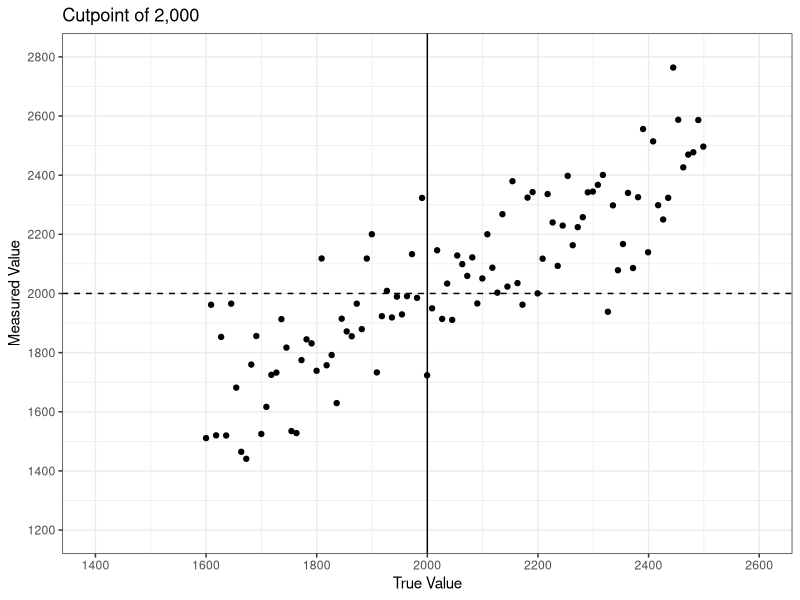
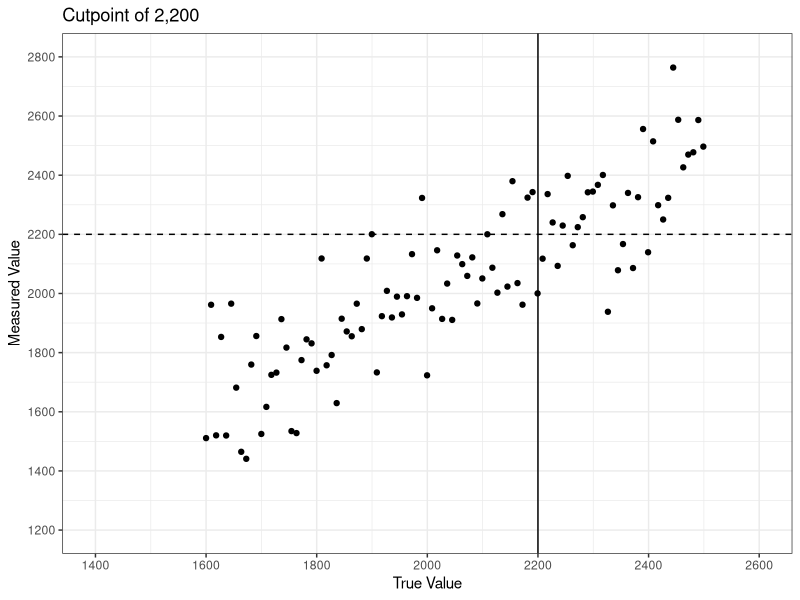

Write the R code that produced these figures, in order. (Note: this script raises an error after producing the figures.)
## ---- chunk 1
knitr::opts_chunk$set(echo = TRUE)
library(ggplot2)
library(tidyverse)
## ---- chunk 2
# options(scipen = 0, digits = 4) # decimal place options
set.seed(30308)
N <- 100 # sample size
pop <- tibble(
  E <- seq(from = 1600, to = 2499, length.out = 100), 
  Eerror <- rnorm(100, mean = 0, sd = 150), 
  Eprime <- E + Eerror, 
  E_high <- ifelse(E > 2200, 1, 0), 
  Eprime_high <- ifelse(Eprime > 2200,1, 0), 
  E_mis <- ifelse(E_high != Eprime_high, 1, 0),
  D <- rbinom(n = N, size = 1, p = plogis(-10 + 0.004*E)) 
  )

colnames(pop) <- c('E', 'Eerror', 'Eprime', 'E_high', 'Eprime_high', 'E_mis','D')
 

sp1 <- ggplot(pop, aes(x = E, y = Eprime)) + geom_point() + scale_x_continuous(limits = c(1400, 2600), breaks = seq(1400,2600, 200)) + scale_y_continuous(limits = c(1200, 2800), breaks = seq(1200,2800, 200)) + theme_bw()

Figure1a <- sp1 + labs(title = "Cutpoint of 2,000", x = "True Value", y = "Measured Value") + geom_vline(xintercept = 2000) + geom_hline(yintercept = 2000, linetype = "dashed") 
Figure1a


Figure1b <- sp1 + labs(title = "Cutpoint of 2,200", x = "True Value", y = "Measured Value") + geom_vline(xintercept = 2200) + geom_hline(yintercept = 2200, linetype = "dashed")
Figure1b

# seeing how the distribution looks if the scales are equal
# ggplot(pop, aes(x = E, y = Eprime)) + geom_point() + scale_x_continuous(limits = c(1200, 2800), breaks = seq(1200,2800, 200)) + scale_y_continuous(limits = c(1200, 2800), breaks = seq(1200,2800, 200)) + theme_bw() + labs(title = "Cutpoint of 2,200", x = "True Value", y = "Measured Value") + geom_vline(xintercept = 2200) + geom_hline(yintercept = 2200, linetype = "dashed")
## ---- chunk 3
# expected probability of disease 
prob_D <- glm(D ~ E, data = pop, family = binomial)
expected_pD <- predict(prob_D, pop, type = "response")

# probability of misclassification
E_diff <- abs(E-2200)
pop$a <- 1 - pnorm(E_diff, 0, 150)
# ggplot(pop, aes(x = E, y = a))+ geom_line() + geom_vline(xintercept = 2200) + theme_bw()

# Figure 2
ggplot(pop, aes(x = E)) + geom_line(aes(y = expected_pD)) + geom_line(aes(y = a), linetype = 2) + geom_vline(xintercept = 2200) + theme_bw() + labs(title = "Fig 2. Prob of misclassification (dashed) & prob of disease (solid)", x = "True Value", y = "Probability")

# expected probability of disease p as a quadratic function of E
pop$expected_pD_quad <- 6.592 - 0.00673*E + 0.00000172*(E**2)

# Figure 3:
ggplot(pop, aes(x = E)) + geom_line(aes(y = expected_pD_quad)) + geom_line(aes(y = a), linetype = 2) + geom_vline(xintercept = 2200) + theme_bw() + labs(title = "Fig 3. Prob of misclassification (dashed) & prob of disease, quadratic term (solid)", x = "True Value", y = "Probability")
## ---- chunk 4
# probability of misclassification, varied SD to match simulation conditions
pop$a100 <- 1 - pnorm(E_diff, 0, 100)
pop$a300 <- 1 - pnorm(E_diff, 0, 300)
pop$a500 <- 1 - pnorm(E_diff, 0, 500)
ggplot(pop, aes(x = E)) + geom_line(aes(y = expected_pD), color = "darkgrey") + geom_line(aes(y = a), linetype = 2) + geom_line(aes(y = a100), color = "green") + geom_line(aes(y = a300), color = "green3") + geom_line(aes(y = a500), color = "darkgreen") + geom_vline(xintercept = 2200) + theme_bw() + labs(title = "Prob of misclassification & prob of disease (solid)", x = "True Value", y = "Probability")

## ---- chunk 5
flegal_sim <- function(N, min, max, cutpt, a, b, sigma, sims){
# True exposure
E <- seq(from = min, to = max, length.out = N) 

  # initialize variables that we want to keep
  Se_all <- c()
  Se_D1 <- c()
  Se_D0 <- c()
  Sp_all <- c()
  Sp_D1 <- c()
  Sp_D0 <- c()
  RR_true <- c()
  RR_obs <- c()
  
  for (i in 1:sims){
  # set up
    Eerror <- rnorm(N, mean = 0, sd = sigma)
    Eprime <- E + Eerror
    E_high <- ifelse(E > cutpt, 1, 0)
    Eprime_high <- ifelse(Eprime > cutpt,1, 0)
    D <- rbinom(n = N, size = 1, p = plogis(a + b*E)) 
    
  # storing Se, Sp, RR values for each simulation
    Se_all[i] <- sum(Eprime_high==1 & E_high==1)/sum(E_high==1)
    Se_D1[i] <- sum(Eprime_high[D==1]==1 & E_high[D==1]==1)/sum(E_high[D==1]==1)
    Se_D0[i] <- sum(Eprime_high[D==0]==1 & E_high[D==0]==1)/sum(E_high[D==0]==1)
    
    Sp_all[i] <- sum(Eprime_high==0 & E_high==0)/sum(E_high==0)
    Sp_D1[i] <- sum(Eprime_high[D==1]==0 & E_high[D==1]==0)/sum(E_high[D==1]==0)
    Sp_D0[i] <- sum(Eprime_high[D==0]==0 & E_high[D==0]==0)/sum(E_high[D==0]==0)
    
    RR_true[i] <- ((sum(D==1 & E_high==1)/sum(E_high==1))/(sum(D==1 & E_high==0)/sum(E_high==0)))
    RR_obs[i] <- ((sum(D==1 & Eprime_high==1)/sum(Eprime_high==1))/(sum(D==1 & Eprime_high==0)/sum(Eprime_high==0)))
  }
  
  params <- data.frame(N, cutpt, a, b, sims, sigma, mean(Se_all), mean(Se_D1), mean(Se_D0), mean(Sp_all), mean(Sp_D1), mean(Sp_D0), mean(RR_true), mean(RR_obs))
  
  colnames(params) <- c("N", "cutoff", "a", "b", "sim", "SD", "Se all", "Se D=1", "Se D=0", "Sp all", "Sp D=1", "Sp D=0", "RR true", "RR obs")
  return(params)
}
## ---- chunk 6
set.seed(30308)
# Function arguments are: sample size, minimum exposure, maximum exposure, cutpoint, a, b, standard deviation of measurement error, and number of simulations
# N, min, max, cutpt, a, b, sigma, sims
# A, B, C reflect the different regression models/ RR 
# case 1 is repeating the simulations from the paper 
# A. a = -4.5, b = 0.0019 
scenarioA1_100 <- flegal_sim(200, 1600, 2499, 2200, -4.5, 0.0019, 100, 200)
scenarioA1_300 <- flegal_sim(200, 1600, 2499, 2200, -4.5, 0.0019, 300, 200)
scenarioA1_500 <- flegal_sim(200, 1600, 2499, 2200, -4.5, 0.0019, 500, 200)
# B. a = -8.0, b = 0.0035
scenarioB1_100 <- flegal_sim(200, 1600, 2499, 2200, -8.0, 0.0035, 100, 200)
scenarioB1_300 <- flegal_sim(200, 1600, 2499, 2200, -8.0, 0.0035, 300, 200)
scenarioB1_500 <- flegal_sim(200, 1600, 2499, 2200, -8.0, 0.0035, 500, 200)
# C. a = -16.0, b = 0.0072
scenarioC1_100 <- flegal_sim(200, 1600, 2499, 2200, -16.0, 0.0072, 100, 200)
scenarioC1_300 <- flegal_sim(200, 1600, 2499, 2200, -16.0, 0.0072, 300, 200)
scenarioC1_500 <- flegal_sim(200, 1600, 2499, 2200, -16.0, 0.0072, 500, 200)

case1 <- rbind(scenarioA1_100, scenarioA1_300, scenarioA1_500, scenarioB1_100, scenarioB1_300, scenarioB1_500, scenarioC1_100, scenarioC1_300, scenarioC1_500)
# table2 <- table2[, c(1,2,5,3,6,4,7,8)]


# case1
## ---- chunk 7
# Function arguments are: sample size, a, b, standard deviation of measurement error, and number of simulations
# first digit is combination of a,b & second digit is SD
# 1. a = -4.5, b = 0.0019 
scenarioA2_100 <- flegal_sim(100, 1600, 2499, 2200, -4.5, 0.0019, 100, 1000)
scenarioA2_300 <- flegal_sim(100, 1600, 2499, 2200, -4.5, 0.0019, 300, 1000)
scenarioA2_500 <- flegal_sim(100, 1600, 2499, 2200, -4.5, 0.0019, 500, 1000)
# 2. a = -8.0, b = 0.0035
scenarioB2_100 <- flegal_sim(100, 1600, 2499, 2200, -8.0, 0.0035, 100, 1000)
scenarioB2_300 <- flegal_sim(100, 1600, 2499, 2200, -8.0, 0.0035, 300, 1000)
scenarioB2_500 <- flegal_sim(100, 1600, 2499, 2200, -8.0, 0.0035, 500, 1000)
# 3. a = -16.0, b = 0.0072
scenarioC2_100 <- flegal_sim(100, 1600, 2499, 2200, -16.0, 0.0072, 100, 1000)
scenarioC2_300 <- flegal_sim(100, 1600, 2499, 2200, -16.0, 0.0072, 300, 1000)
scenarioC2_500 <- flegal_sim(100, 1600, 2499, 2200, -16.0, 0.0072, 500, 1000)

case2 <- rbind(scenarioA2_100, scenarioA2_300, scenarioA2_500, scenarioB2_100, scenarioB2_300, scenarioB2_500, scenarioC2_100, scenarioC2_300, scenarioC2_500)
# case2
## ---- chunk 8
N2 <- 1000 # sample size
cutpt2 <- 2200
pop2 <- data.frame(
  E <- seq(from = 1600, to = 2499, length.out = N2), 
  Eerror <- rnorm(N2, mean = 0, sd = 150), 
  Eprime <- E + Eerror, 
  E_high <- ifelse(E > cutpt2, 1, 0), 
  Eprime_high <- ifelse(Eprime > cutpt2,1, 0), 
  E_mis <- ifelse(E_high != Eprime_high, 1, 0),
  D <- rbinom(n = N2, size = 1, p = plogis(-10 + 0.004*E)) 
  )
colnames(pop2) <- c('E', 'Eerror', 'Eprime', 'E_high', 'Eprime_high', 'E_mis','D')


# ggplot(pop2, aes(x = E, y = Eprime)) + geom_point() + scale_x_continuous(limits = c(1400, 2600), breaks = seq(1400,2600, 200)) + scale_y_continuous(limits = c(1200, 2800), breaks = seq(1200,2800, 200)) + theme_bw() + labs(title = "Cutpoint of 2,200", x = "True Value", y = "Measured Value") + geom_vline(xintercept = cutpt2) + geom_hline(yintercept = cutpt2, linetype = "dashed")

prob_D2 <- glm(D ~ E, data = pop2, family = binomial)
expected_pD2 <- predict(prob_D2, pop2, type = "response")

# probability of misclassification
pop2$E_diff2 <- abs(E-2200)
pop2$a <- 1 - pnorm(pop2$E_diff2, 0, 150)
# ggplot(pop, aes(x = E, y = a))+ geom_line() + geom_vline(xintercept = 2200) + theme_bw()

fig1a_1000 <- ggplot(pop2, aes(x = E, y = Eprime)) + geom_point() + scale_x_continuous(limits = c(1400, 2600), breaks = seq(1400,2600, 200)) + scale_y_continuous(limits = c(1200, 2800), breaks = seq(1200,2800, 200)) + theme_bw() + labs(title = "Cutpoint of 2,000", x = "True Value", y = "Measured Value") + geom_vline(xintercept = 2000) + geom_hline(yintercept = 2000, linetype = "dashed") 
# Figure1a


fig1b_1000 <- ggplot(pop2, aes(x = E, y = Eprime)) + geom_point() + scale_x_continuous(limits = c(1400, 2600), breaks = seq(1400,2600, 200)) + scale_y_continuous(limits = c(1200, 2800), breaks = seq(1200,2800, 200)) + theme_bw() + labs(title = "Evenly spaced (N=1000) with cutpoint of 2,200", x = "True Value", y = "Measured Value") + geom_vline(xintercept = 2200) + geom_hline(yintercept = 2200, linetype = "dashed")

# Figure1b

# Figure 2
fig2_1000 <- ggplot(pop2, aes(x = E)) + geom_line(aes(y = expected_pD2)) + geom_line(aes(y = a), linetype = 2) + geom_vline(xintercept = 2200) + theme_bw() + labs(title = "Case 2. Prob of misclassification (dashed) & prob of disease (solid)", x = "True Value", y = "Probability")


## ---- chunk 9
# Function arguments are: sample size, minimum exposure, maximum exposure, cutpoint, a, b, standard deviation of measurement error, and number of simulations
# N, min, max, cutpt, a, b, sigma, sims

# 1. a = -4.5, b = 0.0019 
scenarioA3_100 <- flegal_sim(1000, 1600, 2499, 2200, -4.5, 0.0019, 100, 1000)
scenarioA3_300 <- flegal_sim(1000, 1600, 2499, 2200, -4.5, 0.0019, 300, 1000)
scenarioA3_500 <- flegal_sim(1000, 1600, 2499, 2200, -4.5, 0.0019, 500, 1000)
# 2. a = -8.0, b = 0.0035
scenarioB3_100 <- flegal_sim(1000, 1600, 2499, 2200, -8.0, 0.0035, 100, 1000)
scenarioB3_300 <- flegal_sim(1000, 1600, 2499, 2200, -8.0, 0.0035, 300, 1000)
scenarioB3_500 <- flegal_sim(1000, 1600, 2499, 2200, -8.0, 0.0035, 500, 1000)
# 3. a = -16.0, b = 0.0072
scenarioC3_100 <- flegal_sim(1000, 1600, 2499, 2200, -16.0, 0.0072, 100, 1000)
scenarioC3_300 <- flegal_sim(1000, 1600, 2499, 2200, -16.0, 0.0072, 300, 1000)
scenarioC3_500 <- flegal_sim(1000, 1600, 2499, 2200, -16.0, 0.0072, 500, 1000)

case3 <- rbind(scenarioA3_100, scenarioA3_300, scenarioA3_500, scenarioB3_100, scenarioB3_300, scenarioB3_500, scenarioC3_100, scenarioC3_300, scenarioC3_500)
# case3
## ---- chunk 10
# Function arguments are: sample size, minimum exposure, maximum exposure, cutpoint, a, b, standard deviation of measurement error, and number of simulations
# N, min, max, cutpt, a, b, sigma, sims

# A. a = -4.5, b = 0.0019 
scenarioA4_100 <- flegal_sim(1000, 1600, 2499, 2400, -4.5, 0.0019, 100, 1000)
scenarioA4_300 <- flegal_sim(1000, 1600, 2499, 2400, -4.5, 0.0019, 300, 1000)
scenarioA4_500 <- flegal_sim(1000, 1600, 2499, 2400, -4.5, 0.0019, 500, 1000)
# B. a = -8.0, b = 0.0035
scenarioB4_100 <- flegal_sim(1000, 1600, 2499, 2400, -8.0, 0.0035, 100, 1000)
scenarioB4_300 <- flegal_sim(1000, 1600, 2499, 2400, -8.0, 0.0035, 300, 1000)
scenarioB4_500 <- flegal_sim(1000, 1600, 2499, 2400, -8.0, 0.0035, 500, 1000)
# C. a = -16.0, b = 0.0072
scenarioC4_100 <- flegal_sim(1000, 1600, 2499, 2400, -16.0, 0.0072, 100, 1000)
scenarioC4_300 <- flegal_sim(1000, 1600, 2499, 2400, -16.0, 0.0072, 300, 1000)
scenarioC4_500 <- flegal_sim(1000, 1600, 2499, 2400, -16.0, 0.0072, 500, 1000)

case4 <- rbind(scenarioA4_100, scenarioA4_300, scenarioA4_500, scenarioB4_100, scenarioB4_300, scenarioB4_500, scenarioC4_100, scenarioC4_300, scenarioC4_500)
#case4

scenA <- rbind(scenarioA1_100, scenarioA2_100, scenarioA3_100, scenarioA4_100, scenarioA1_300, scenarioA2_300, scenarioA3_300, scenarioA4_300, scenarioA1_500, scenarioA2_500, scenarioA3_500, scenarioA4_500)
#scenA
## ---- chunk 11
normal_sim <- function(N, Emean, Esigma, cutoff, a, b, sigma, sims){
  
# initialize variables that we want to keep
  Se_all <- c()
  Se_D1 <- c()
  Se_D0 <- c()
  Sp_all <- c()
  Sp_D1 <- c()
  Sp_D0 <- c()
  RR_true <- c()


for (i in 1:sims){
  E <- rnorm(N, mean = Emean, sd = Esigma)
  Eerror <- rnorm(N, mean = 0, sd = sigma)
  Eprime <- E + Eerror
  E_high <- ifelse(E > cutoff, 1, 0)
  Eprime_high <- ifelse(Eprime > cutoff,1, 0)
  D <- rbinom(n = N, size = 1, p = plogis(a + b*E)) 
# storing Se, Sp, RR values for each simulation
  Se_all[i] <- sum(Eprime_high==1 & E_high==1)/sum(E_high==1)
  Se_D1[i] <- sum(Eprime_high[D==1]==1 & E_high[D==1]==1)/sum(E_high[D==1]==1)
  Se_D0[i] <- sum(Eprime_high[D==0]==1 & E_high[D==0]==1)/sum(E_high[D==0]==1)
  
  Sp_all[i] <- sum(Eprime_high==0 & E_high==0)/sum(E_high==0)
  Sp_D1[i] <- sum(Eprime_high[D==1]==0 & E_high[D==1]==0)/sum(E_high[D==1]==0)
  Sp_D0[i] <- sum(Eprime_high[D==0]==0 & E_high[D==0]==0)/sum(E_high[D==0]==0)
  
  RR_true[i] <- (sum(D==1 & E_high==1)/sum(E_high==1))/(sum(D==1 & E_high==0)/sum(E_high==0))
}

normal_sim_params <- data.frame(N, Emean, Esigma, cutoff, a, b, sims, sigma, mean(Se_all), mean(Se_D1), mean(Se_D0), mean(Sp_all), mean(Sp_D1), mean(Sp_D0), mean(RR_true))

colnames(normal_sim_params) <- c("N", "E mean", "E SD", "cutoff", "a", "b", "sim", "SD", "Se all", "Se D=1", "Se D=0", "Sp all", "Sp D=1", "Sp D=0", "RR true")
  return(normal_sim_params)
}


## ---- chunk 12
N_case5 <- 1000 
cutpt_5<- 2200
pop_5 <- data.frame(
  E <- rnorm(N_case5, mean = 2050, sd = 150),
  Eerror <- rnorm(N_case5, mean = 0, sd = 150), 
  Eprime <- E + Eerror, 
  E_high <- ifelse(E > cutpt_5, 1, 0), 
  Eprime_high <- ifelse(Eprime > cutpt_5,1, 0), 
  E_mis <- ifelse(E_high != Eprime_high, 1, 0),
  D <- rbinom(n = N_case5, size = 1, p = plogis(-10 + 0.004*E)) 
  )
colnames(pop_5) <- c('E', 'Eerror', 'Eprime', 'E_high', 'Eprime_high', 'E_mis','D')

prob_D5 <- glm(D ~ E, data = pop_5, family = binomial)
expected_pD <- predict(prob_D5, pop_5, type = "response")

# probability of misclassification
pop_5$E_diff <- abs(E-2200)
pop_5$a <- 1 - pnorm(pop_5$E_diff, 0, 150)
# ggplot(pop, aes(x = E, y = a))+ geom_line() + geom_vline(xintercept = 2200) + theme_bw()

# Figure 1
case5fig1 <- ggplot(pop_5, aes(x = E, y = Eprime)) + geom_point() + scale_x_continuous(limits = c(1400, 2600), breaks = seq(1400,2600, 200)) + scale_y_continuous(limits = c(1200, 2800), breaks = seq(1200,2800, 200)) + theme_bw() + labs(title = "Case 5, ~N(2050, 150) and cutpoint of 2,200", x = "True Value", y = "Measured Value") + geom_vline(xintercept = 2200) + geom_hline(yintercept = 2200, linetype = "dashed")

# Figure 2
case5fig2 <- ggplot(pop_5, aes(x = E)) + geom_line(aes(y = expected_pD)) + geom_line(aes(y = a), linetype = 2) + geom_vline(xintercept = 2200) + theme_bw() + labs(title = "Case 5. Prob of misclassification (dashed) & prob of disease (solid)", x = "True Value", y = "Probability")


# function inputs: N, Emean, Esigma, cutoff, a, b, sigma, sims
# A. a = -4.5, b = 0.0019 
scenarioA5_100 <- normal_sim(1000, 2050, 150, 2200, -4.5, 0.0019, 100, 1000)
scenarioA5_300 <- normal_sim(1000, 2050, 150, 2200, -4.5, 0.0019, 300, 1000)
scenarioA5_500 <- normal_sim(1000, 2050, 150, 2200, -4.5, 0.0019, 500, 1000)
# B. a = -8.0, b = 0.0035
scenarioB5_100 <- normal_sim(1000, 2050, 150, 2200, -8.0, 0.0035, 100, 1000)
scenarioB5_300 <- normal_sim(1000, 2050, 150, 2200, -8.0, 0.0035, 300, 1000)
scenarioB5_500 <- normal_sim(1000, 2050, 150, 2200, -8.0, 0.0035, 500, 1000)
# C. a = -16.0, b = 0.0072
scenarioC5_100 <- normal_sim(1000, 2050, 150, 2200, -16.0, 0.0072, 100, 1000)
scenarioC5_300 <- normal_sim(1000, 2050, 150, 2200, -16.0, 0.0072, 300, 1000)
scenarioC5_500 <- normal_sim(1000, 2050, 150, 2200, -16.0, 0.0072, 500, 1000)

case5_1000 <- rbind(scenarioA5_100, scenarioA5_300, scenarioA5_500, scenarioB5_100, scenarioB5_300, scenarioB5_500, scenarioC5_100, scenarioC5_300, scenarioC5_500)
# case5_1000
## ---- chunk 13
N_case6 <- 1000 
cutpt_6<- 2200
pop_6 <- data.frame(
  E <- rnorm(N_case6, mean = 2200, sd = 150),
  Eerror <- rnorm(N_case6, mean = 0, sd = 150), 
  Eprime <- E + Eerror, 
  E_high <- ifelse(E > cutpt_6, 1, 0), 
  Eprime_high <- ifelse(Eprime > cutpt_6,1, 0), 
  E_mis <- ifelse(E_high != Eprime_high, 1, 0),
  D <- rbinom(n = N_case6, size = 1, p = plogis(-10 + 0.004*E)) 
  )
colnames(pop_6) <- c('E', 'Eerror', 'Eprime', 'E_high', 'Eprime_high', 'E_mis','D')

prob_D6 <- glm(D ~ E, data = pop_6, family = binomial)
expected_pD6 <- predict(prob_D6, pop_6, type = "response")

# probability of misclassification
pop_6$E_diff <- abs(E-2200)
pop_6$a <- 1 - pnorm(pop_6$E_diff, 0, 150)
# ggplot(pop, aes(x = E, y = a))+ geom_line() + geom_vline(xintercept = 2200) + theme_bw()

# Figure 1
case6fig1 <- ggplot(pop_6, aes(x = E, y = Eprime)) + geom_point() + scale_x_continuous(limits = c(1400, 2600), breaks = seq(1400,2600, 200)) + scale_y_continuous(limits = c(1200, 2800), breaks = seq(1200,2800, 200)) + theme_bw() + labs(title = "Case 6, E ~N(2,200, 150)", x = "True Value", y = "Measured Value") + geom_vline(xintercept = 2200) + geom_hline(yintercept = 2200, linetype = "dashed")


# CASE 7: rare exposure
N_case7 <- 1000 
cutpt_7<- 2200
pop_7 <- data.frame(
  E <- rnorm(N_case7, mean = 1900, sd = 150),
  Eerror <- rnorm(N_case6, mean = 0, sd = 150), 
  Eprime <- E + Eerror, 
  E_high <- ifelse(E > cutpt_6, 1, 0), 
  Eprime_high <- ifelse(Eprime > cutpt_6,1, 0), 
  E_mis <- ifelse(E_high != Eprime_high, 1, 0),
  D <- rbinom(n = N_case6, size = 1, p = plogis(-10 + 0.004*E)) 
  )
colnames(pop_7) <- c('E', 'Eerror', 'Eprime', 'E_high', 'Eprime_high', 'E_mis','D')
# ggplot(pop, aes(x = E, y = a))+ geom_line() + geom_vline(xintercept = 2200) + theme_bw()

# Figure 1
case7fig1 <- ggplot(pop_7, aes(x = E, y = Eprime)) + geom_point() + scale_x_continuous(limits = c(1400, 2600), breaks = seq(1400,2600, 200)) + scale_y_continuous(limits = c(1200, 2800), breaks = seq(1200,2800, 200)) + theme_bw() + labs(title = "Case 7, E ~N(1900, 150)", x = "True Value", y = "Measured Value") + geom_vline(xintercept = 2200) + geom_hline(yintercept = 2200, linetype = "dashed")

## ---- chunk 14
# function inputs: N, Emean, Esigma, cutoff, a, b, sigma, sims
# A. a = -4.5, b = 0.0019 
scenarioA6_100 <- normal_sim(1000, 2200, 150, 2200, -4.5, 0.0019, 100, 1000)
scenarioA6_300 <- normal_sim(1000, 2200, 150, 2200, -4.5, 0.0019, 300, 1000)
scenarioA6_500 <- normal_sim(1000, 2200, 150, 2200, -4.5, 0.0019, 500, 1000)
# B. a = -8.0, b = 0.0035
scenarioB6_100 <- normal_sim(1000, 2200, 150, 2200, -8.0, 0.0035, 100, 1000)
scenarioB6_300 <- normal_sim(1000, 2200, 150, 2200, -8.0, 0.0035, 300, 1000)
scenarioB6_500 <- normal_sim(1000, 2200, 150, 2200, -8.0, 0.0035, 500, 1000)
# C. a = -16.0, b = 0.0072
scenarioC6_100 <- normal_sim(1000, 2200, 150, 2200, -16.0, 0.0072, 100, 1000)
scenarioC6_300 <- normal_sim(1000, 2200, 150, 2200, -16.0, 0.0072, 300, 1000)
scenarioC6_500 <- normal_sim(1000, 2200, 150, 2200, -16.0, 0.0072, 500, 1000)

case6_1000 <- rbind(scenarioA6_100, scenarioA6_300, scenarioA6_500, scenarioB6_100, scenarioB6_300, scenarioB6_500, scenarioC6_100, scenarioC6_300, scenarioC6_500)
case6_1000

# rare exposure
# function inputs: N, Emean, Esigma, cutoff, a, b, sigma, sims
# A. a = -4.5, b = 0.0019 
scenarioA7_100 <- normal_sim(1000, 1900, 150, 2200, -4.5, 0.0019, 100, 1000)
scenarioA7_300 <- normal_sim(1000, 1900, 150, 2200, -4.5, 0.0019, 300, 1000)
scenarioA7_500 <- normal_sim(1000, 1900, 150, 2200, -4.5, 0.0019, 500, 1000)
# B. a = -8.0, b = 0.0035
scenarioB7_100 <- normal_sim(1000, 1900, 150, 2200, -8.0, 0.0035, 100, 1000)
scenarioB7_300 <- normal_sim(1000, 1900, 150, 2200, -8.0, 0.0035, 300, 1000)
scenarioB7_500 <- normal_sim(1000, 1900, 150, 2200, -8.0, 0.0035, 500, 1000)
# C. a = -16.0, b = 0.0072
scenarioC7_100 <- normal_sim(1000, 1900, 150, 2200, -16.0, 0.0072, 100, 1000)
scenarioC7_300 <- normal_sim(1000, 1900, 150, 2200, -16.0, 0.0072, 300, 1000)
scenarioC7_500 <- normal_sim(1000, 1900, 150, 2200, -16.0, 0.0072, 500, 1000)

case6_1000 <- rbind(scenarioA6_100, scenarioA6_300, scenarioA6_500, scenarioB6_100, scenarioB6_300, scenarioB6_500, scenarioC6_100, scenarioC6_300, scenarioC6_500)
# case6_1000


case7_1000 <- rbind(scenarioA7_100, scenarioA7_300, scenarioA7_500, scenarioB7_100, scenarioB7_300, scenarioB7_500, scenarioC7_100, scenarioC7_300, scenarioC7_500)

# case5_1000


## ---- chunk 15
uniform_sim <- function(N, Emin, Emax, cutoff, a, b, sigma, sims){
  
# initialize variables that we want to keep
  Se_all <- c()
  Se_D1 <- c()
  Se_D0 <- c()
  Sp_all <- c()
  Sp_D1 <- c()
  Sp_D0 <- c()
  RR_true <- c()


for (i in 1:sims){
  E <- runif(N, min = Emin, max = Emax)
  Eerror <- rnorm(N, mean = 0, sd = sigma)
  Eprime <- E + Eerror
  E_high <- ifelse(E > cutoff, 1, 0)
  Eprime_high <- ifelse(Eprime > cutoff,1, 0)
  D <- rbinom(n = N, size = 1, p = plogis(a + b*E)) 
# storing Se, Sp, RR values for each simulation
  Se_all[i] <- sum(Eprime_high==1 & E_high==1)/sum(E_high==1)
  Se_D1[i] <- sum(Eprime_high[D==1]==1 & E_high[D==1]==1)/sum(E_high[D==1]==1)
  Se_D0[i] <- sum(Eprime_high[D==0]==1 & E_high[D==0]==1)/sum(E_high[D==0]==1)
  
  Sp_all[i] <- sum(Eprime_high==0 & E_high==0)/sum(E_high==0)
  Sp_D1[i] <- sum(Eprime_high[D==1]==0 & E_high[D==1]==0)/sum(E_high[D==1]==0)
  Sp_D0[i] <- sum(Eprime_high[D==0]==0 & E_high[D==0]==0)/sum(E_high[D==0]==0)
  
  RR_true[i] <- (sum(D==1 & E_high==1)/sum(E_high==1))/(sum(D==1 & E_high==0)/sum(E_high==0))
}

uniform_sim_params <- data.frame(N, Emin, Emax, cutoff, a, b, sims, sigma, mean(Se_all), mean(Se_D1), mean(Se_D0), mean(Sp_all), mean(Sp_D1), mean(Sp_D0), mean(RR_true))

colnames(uniform_sim_params) <- c("N", "E min", "E max", "cutoff", "a", "b", "sim", "SD", "Se all", "Se D=1", "Se D=0", "Sp all", "Sp D=1", "Sp D=0", "RR true")
  return(uniform_sim_params)
}
# (N, Emin, Emax, cutoff, a, b, sigma, sims)
# function inputs: N, Emin, Emax, cutoff, a, b, sigma, sims
# A. a = -4.5, b = 0.0019 
scenarioA_uni_100 <- uniform_sim(100, 1600, 2499, 2200, -4.5, 0.0019, 100, 1000)
scenarioA_uni_300 <- uniform_sim(100, 1600, 2499, 2200, -4.5, 0.0019, 300, 1000)
scenarioA_uni_500 <- uniform_sim(100, 1600, 2499, 2200, -4.5, 0.0019, 500, 1000)
# B. a = -8.0, b = 0.0035
scenarioB_uni_100 <- uniform_sim(100, 1600, 2499, 2200, -8.0, 0.0035, 100, 1000)
scenarioB_uni_300 <- uniform_sim(100, 1600, 2499, 2200, -8.0, 0.0035, 300, 1000)
scenarioB_uni_500 <- uniform_sim(100, 1600, 2499, 2200, -8.0, 0.0035, 500, 1000)
# C. a = -16.0, b = 0.0072
scenarioC_uni_100 <- uniform_sim(100, 1600, 2499, 2200, -16.0, 0.0072, 100, 1000)
scenarioC_uni_300 <- uniform_sim(100, 1600, 2499, 2200, -16.0, 0.0072, 300, 1000)
scenarioC_uni_500 <- uniform_sim(100, 1600, 2499, 2200, -16.0, 0.0072, 500, 1000)

case_uni_1000 <- rbind(scenarioA_uni_100, scenarioA_uni_300, scenarioA_uni_500, scenarioB_uni_100, scenarioB_uni_300, scenarioB_uni_500, scenarioC_uni_100, scenarioC_uni_300, scenarioC_uni_500)

# Case 8: uniform with 1000 samples? 
# (N, Emin, Emax, cutoff, a, b, sigma, sims)
# function inputs: N, Emin, Emax, cutoff, a, b, sigma, sims
# A. a = -4.5, b = 0.0019 
scenarioA8_100 <- uniform_sim(1000, 1600, 2499, 2200, -4.5, 0.0019, 100, 1000)
scenarioA8_300 <- uniform_sim(1000, 1600, 2499, 2200, -4.5, 0.0019, 300, 1000)
scenarioA8_500 <- uniform_sim(1000, 1600, 2499, 2200, -4.5, 0.0019, 500, 1000)
# B. a = -8.0, b = 0.0035
scenarioB8_100 <- uniform_sim(1000, 1600, 2499, 2200, -8.0, 0.0035, 100, 1000)
scenarioB8_300 <- uniform_sim(1000, 1600, 2499, 2200, -8.0, 0.0035, 300, 1000)
scenarioB8_500 <- uniform_sim(1000, 1600, 2499, 2200, -8.0, 0.0035, 500, 1000)
# C. a = -16.0, b = 0.0072
scenarioC8_100 <- uniform_sim(1000, 1600, 2499, 2200, -16.0, 0.0072, 100, 1000)
scenarioC8_300 <- uniform_sim(1000, 1600, 2499, 2200, -16.0, 0.0072, 300, 1000)
scenarioC8_500 <- uniform_sim(1000, 1600, 2499, 2200, -16.0, 0.0072, 500, 1000)

case8_1000 <- rbind(scenarioA8_100, scenarioA8_300, scenarioA8_500, scenarioB8_100, scenarioB8_300, scenarioB8_500, scenarioC8_100, scenarioC8_300, scenarioC8_500)

# Figure 1
pop_8 <- data.frame(
  E <- runif(N, min = 1600, max = 2499),
  Eerror <- rnorm(N_case6, mean = 0, sd = 150), 
  Eprime <- E + Eerror, 
  E_high <- ifelse(E > cutpt_6, 1, 0), 
  Eprime_high <- ifelse(Eprime > cutpt_6,1, 0), 
  E_mis <- ifelse(E_high != Eprime_high, 1, 0),
  D <- rbinom(n = N_case6, size = 1, p = plogis(-10 + 0.004*E)) 
  )
colnames(pop_8) <- c('E', 'Eerror', 'Eprime', 'E_high', 'Eprime_high', 'E_mis','D')
case8fig1 <- ggplot(pop_8, aes(x = E, y = Eprime)) + geom_point() + scale_x_continuous(limits = c(1400, 2600), breaks = seq(1400,2600, 200)) + scale_y_continuous(limits = c(1200, 2800), breaks = seq(1200,2800, 200)) + theme_bw() + labs(title = "Case 8, Uniform N=1000 and cutpoint of 2,200 (rare exposure)", x = "True Value", y = "Measured Value") + geom_vline(xintercept = 2200) + geom_hline(yintercept = 2200, linetype = "dashed")

## ---- chunk 16
fig1b_1000
case5fig1
case6fig1
case7fig1
case8fig1
